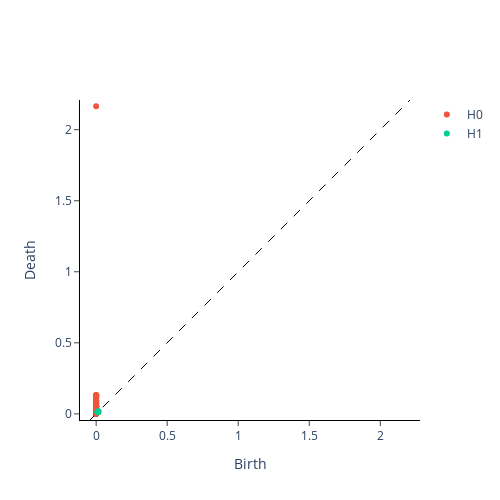

Notebook source saved alongside this figure:
### Code cell
lay_num = 2
X = X_layer[lay_num] 

# Izračunamo vztrajno homologijo
vr = VietorisRipsPersistence(homology_dimensions=[0, 1])  # H0, H1
diagrams = vr.fit_transform([X])

plot_diagram(diagrams[0])
